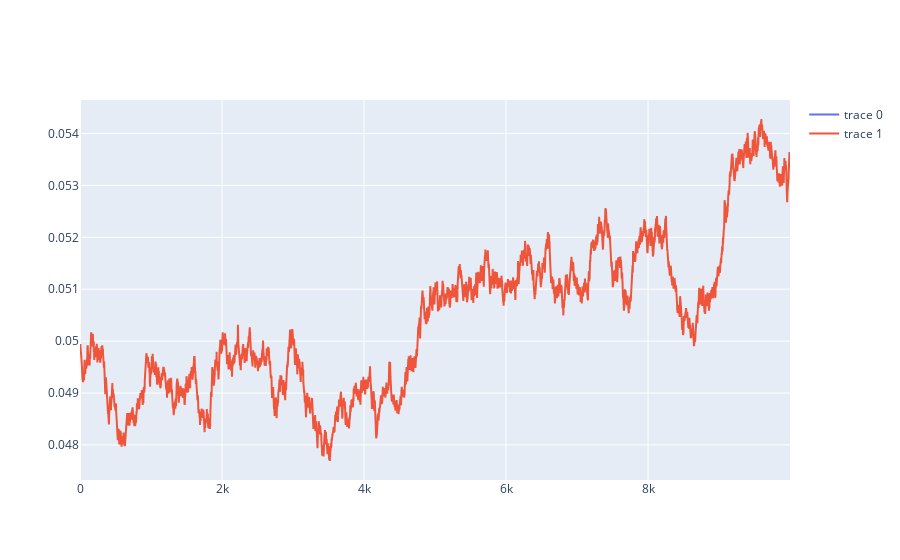

Notebook source saved alongside this figure:
### Code cell
fig = go.Figure()

fig.add_trace(go.Scatter(x=df.index,y = df['fwd']))
fig.add_trace(go.Scatter(x=df.index,y = df['sigma']))
fig.show()

### Figure 1 — Plotly figure (JSON) as saved in the notebook; plotly's stock layout.template omitted (floating-point values rounded to 4 significant figures; data arrays with more than 128 entries replaced by an {"elided": "..."} marker saying what was removed)
{"data": [{"type": "scatter", "x": {"elided": "10000 int values"}, "y": {"elided": "10000 null values"}}, {"type": "scatter", "x": {"elided": "10000 int values"}, "y": {"elided": "10000 float values"}}], "layout": {}}
